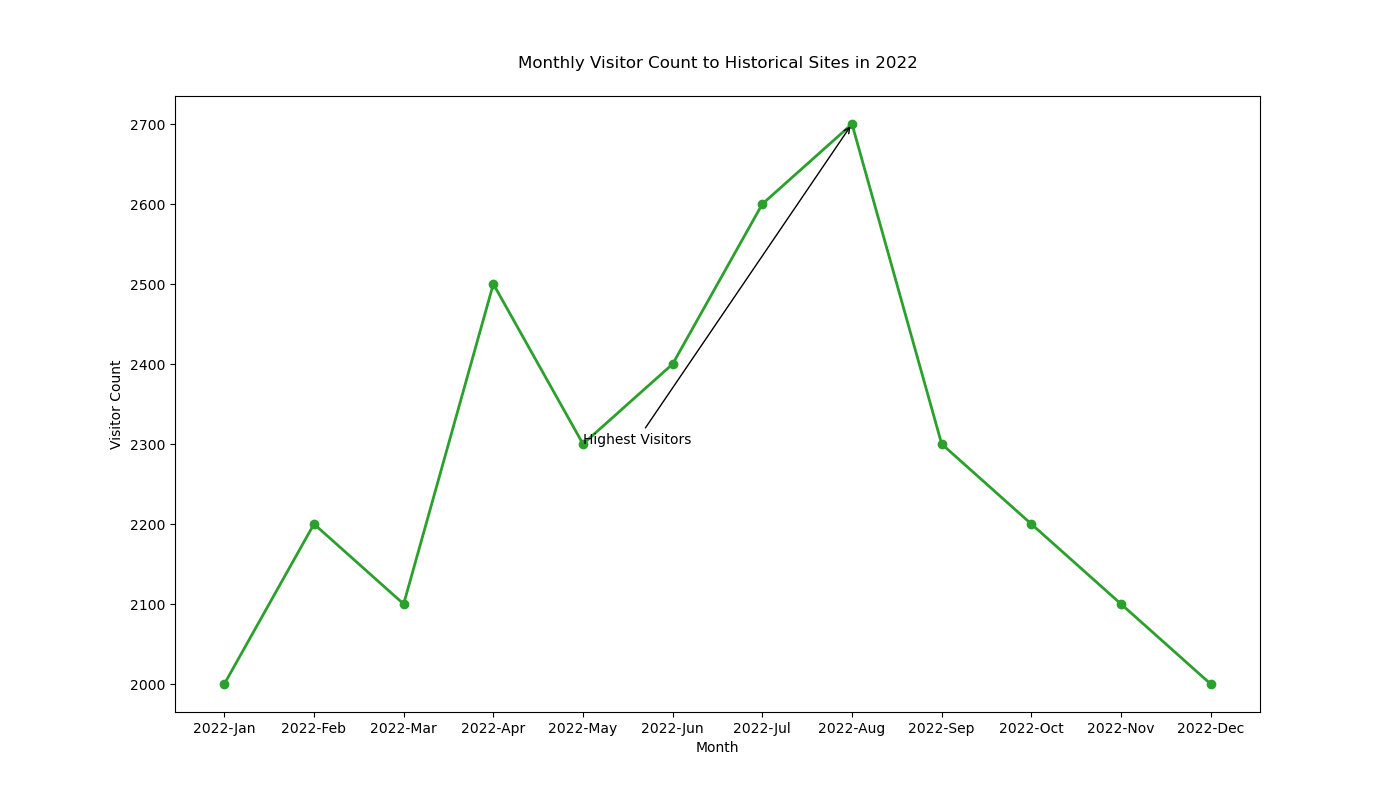

Write the Python code that produced this figure.

import matplotlib.pyplot as plt

# Data
months = ['2022-Jan', '2022-Feb', '2022-Mar', '2022-Apr', '2022-May', '2022-Jun', '2022-Jul', '2022-Aug', '2022-Sep', '2022-Oct', '2022-Nov', '2022-Dec']
visitor_count = [2000, 2200, 2100, 2500, 2300, 2400, 2600, 2700, 2300, 2200, 2100, 2000]

# Plotting the line chart
plt.figure(figsize=(14, 8))  # Adjusted width and height
plt.plot(months, visitor_count, color='#2ca02c', marker='o', linestyle='-', linewidth=2)  # Different color and marker style

# Annotate a specific point with the label
plt.annotate('Highest Visitors', xy=('2022-Aug', 2700), xytext=('2022-May', 2300),
             arrowprops=dict(facecolor='#d62728', arrowstyle='->'))

# Adding a title and labels
plt.title('Monthly Visitor Count to Historical Sites in 2022', pad=20)  # Changed topic and added padding
plt.xlabel('Month')
plt.ylabel('Visitor Count')

# Show the plot
plt.show()
